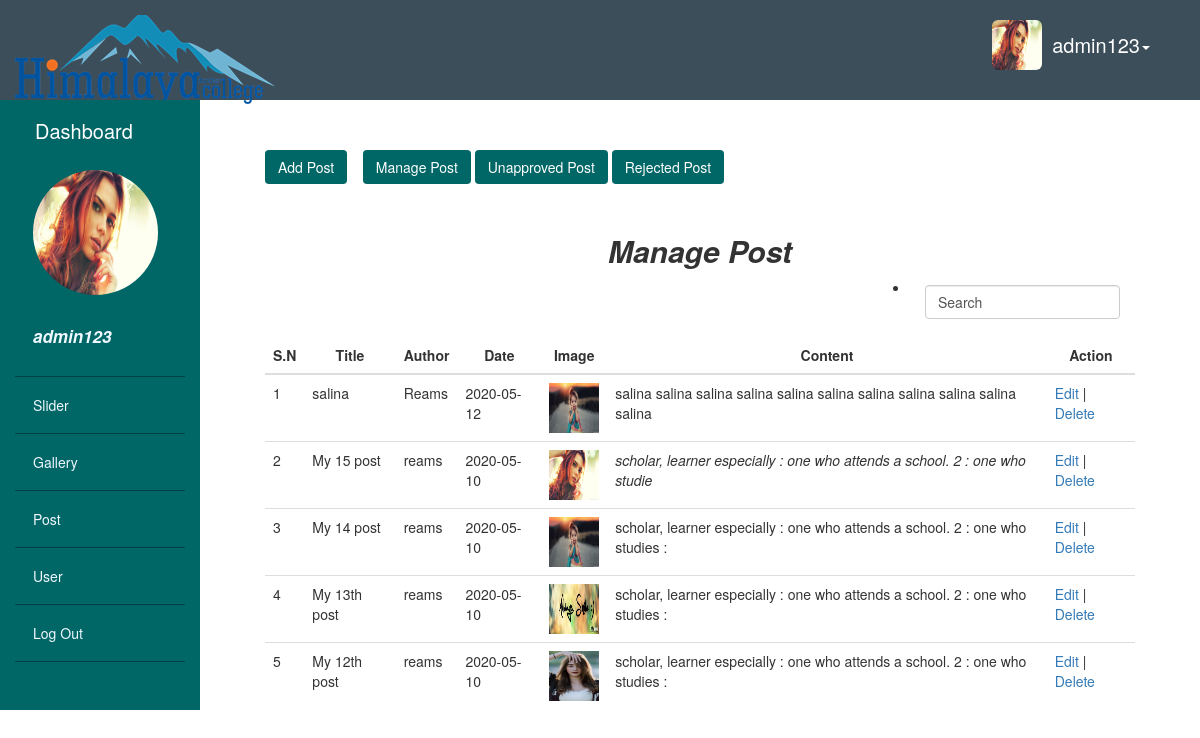
/admin/post/index.php (signed in), run on the app's committed database.
### tables this page shows
CREATE TABLE `users` (
  `id` int(10) NOT NULL,
  `username` varchar(100) NOT NULL,
  `email` varchar(100) NOT NULL,
  `name` varchar(100) NOT NULL,
  `role` enum('admin','user') NOT NULL DEFAULT 'user',
  `password` varchar(100) NOT NULL,
  `address` varchar(100) NOT NULL,
  `image` varchar(100) NOT NULL,
  `phn` decimal(50,0) NOT NULL,
  `member_since` date NOT NULL
);

CREATE TABLE `post` (
  `id` int(10) NOT NULL,
  `title` varchar(100) NOT NULL,
  `author` varchar(100) NOT NULL,
  `image` varchar(100) NOT NULL,
  `content` text NOT NULL,
  `date` date NOT NULL,
  `status` enum('pending','approved','rejected') NOT NULL DEFAULT 'pending'
);

### admin/includes/profile.php (called while the page is built, shortened)
<?php
	$user=$_SESSION['username'];
	$sql_query="SELECT * FROM `users` WHERE `username`= '$user'";
	$result = $connect->query($sql_query);
	if($result){
	while ($row = $result->fetch_assoc()) {
	$image=$row['image'];
}}
?>

### admin/post/index.php (the view, shortened to what this page needs)
<?php
	include('../includes/connect.php');
	include('../includes/profile.php');
?>
<!DOCTYPE html>
<html>
<head>
	<link rel="stylesheet" type="text/css" href="../../css/bootstrap.css">
	<link rel="stylesheet" type="text/css" href="../nab1.css">
</head>
<body>
	<div class="container-fluid">
		<div class="row">
			<div class="nab1">
				<nav>
					<div class="navbar-header left_nav">
						<div >
							<div class="navbar-header">
								<a class="navbar-brand" href="#">
									<img alt="Brand" src="images/logo.png">
								</a>
							</div>
						</div>
					</div>
					<div class="right_nav" style="padding-right: 50px;padding-top: 20px;">
						<ul class="nav nav-pills nav navbar-nav navbar-right">
							<li class="dropdown ">
								<a href="#" class="dropdown-toggle a" data-toggle="dropdown" role="button" aria-haspopup="true" aria-expanded="false" style="font-size: 20px;"><img onerror="this.onerror=null; this.src='../user/images/Default.jpg'" style="width: 50px;height: 50px;position: absolute;	left: -40px;top:0px;" id="myImg" src="../user/images/<?php echo "$image"; ?>"  class="img img-rounded ok img-responsive images" alt="" >
								&nbsp;<?php echo$_SESSION['username'] ?><span class="caret"></span></a>
							</li>
						</ul>
					</div>
				</nav>
			</div>
		</div>
		<div class="row sec_row">
			<div  class="col-md-2 side_bar">
				<h3 class="a" style="padding-left: 20px;">Dashboard</h3>
				<ul>
					<li><a href="../index.php" class="a">
						<img style="width: 125px;height: 125px;" id="myImg" src="../user/images/<?php echo "$image"; ?>" onerror="this.onerror=null; this.src='../user/images/Default.jpg'" class="img img-circle  img-responsive images" alt="<?php echo"$title"; ?>" >
				<br><p style="font-size: 17px;"><b><i><?php echo$_SESSION['username'] ?></i></b></p></a></li>
					<li><a href="../slider/index.php" >Slider</a></li>
					<li><a href="../gallery/index.php" >Gallery</a></li>
					 <li><a href="index.php" >Post</a></li>
					<li><a href="../user/index.php" >User</a></li>
					 <li><a href="../includes/session_out.php" >Log Out</a></li>
				</ul>
			</div>
			<div  class="col-md-10 content_bar">
				<div style="margin:50px;">
					<a class="btn btn_color" href="add_post.php" type="submit">Add Post</a>&nbsp;&nbsp;&nbsp;
					<a class="btn btn_color" href="index.php" type="submit">Manage Post</a>
					<a class="btn btn_color" href="user_post.php" type="submit">Unapproved Post</a>
					<a class="btn btn_color" href="rejected_post.php" type="submit">Rejected Post</a>
				</div>
				<div style="margin:50px;" >
					<h2 style="text-align: center;font-style:italic;"><b>Manage Post</b></h2>
					<ul style="float:right">
						<li>
							<form class="navbar-form navbar-left" role="search" action="search.php" method="get">
								<div class="form-group" name="submit">
									<input type="text"  name="search" class="form-control" value="Search">
								</div>
							</form>
						</li>
					</ul>
					<table class="table">
						<thead>
							<tr>
								<th style="text-align: center;">S.N</th>
								<th style="text-align: center;">Title</th>
								<th style="text-align: center;">Author</th>
								<th style="text-align: center;">Date</th>
								<th style="text-align: center;">Image</th>
								<th style="text-align: center;">Content</th>
								<th style="text-align: center;">Action</th>
							</tr>
						</thead>
						<tbody>
							<?php
						if (isset($_GET['page_no']) && $_GET['page_no']!="") {
							$page_no = $_GET['page_no'];
							} else {
								$page_no = 1;
						        }
							$total_records_per_page = 10;
						    $offset = ($page_no-1) * $total_records_per_page;
						    $result = mysqli_query($connect,"SELECT * FROM `post` where `status`='approved'  order by 1 desc LIMIT $offset, $total_records_per_page");
						    $i=1;
						    while($row = mysqli_fetch_array($result)){
								$id=$row['id'];
						?>
						<tr>
							<td><?php echo$i++ ;?></td>
							<td><?php echo $row['title'];?></td>
							<td><?php echo $row['author']; ?></td>
							<td><?php echo $row['date']; ?></td>
							<td><img width="50" height="50"  src="images/<?php echo $row['image'];?>" ></td>
							<td><?php echo substr($row['content'],0,80 ); ?></td>
							<td><a href="edit.php?edit=<?php echo"$id"; ?>">Edit</a> | <a href="delete.php?id=<?php echo"$id"; ?>">Delete</a></td>
						</tr>
							<?php
							 }
					?>
						</tbody>
					</table>
				</div>
			</div>
			</div>
		</div>
</body>
</html>

### admin/nab1.css (style rules this page uses)
.nab1 { background-color: #3d4e5b; height: 100px; width: 100% font-color:white; color:white; position: relative; }
.a { color: white; font-size: 20px; text-decoration: none; }
.side_bar { height: 610px; background-color: #006666; }
.sec_row { height: 597px; }
.content_bar { height: 102%; overflow-y:auto; }
.side_bar ul { list-style: none; margin:0px; padding:0px; color: white; }
.side_bar ul a { display: block; padding: 18px; color:aliceblue; border-bottom: 1px solid #004044; }
.btn_color { background: #006666; color:white; }

### admin/post/index.php (style rules this page uses)
.btn_color { background: #006666; color:white; }

### data on the page
users: image (picture)
post: title "salina", author "Reams", date "2020-05-12", image (picture), content "salina salina salina salina salina salina salina salina salina salina salina"
post: title "My 15 post", author "reams", date "2020-05-10", image (picture), content "scholar, learner especially : one who attends a school. 2 : one who studie"
post: title "My 14 post", author "reams", date "2020-05-10", image (picture), content "scholar, learner especially : one who attends a school. 2 : one who studies :"
post: title "My 13th post", author "reams", date "2020-05-10", image (picture), content "scholar, learner especially : one who attends a school. 2 : one who studies :"
post: title "My 12th post", author "reams", date "2020-05-10", image (picture), content "scholar, learner especially : one who attends a school. 2 : one who studies :"

### other printed values
$_SESSION['username'] "admin123"
